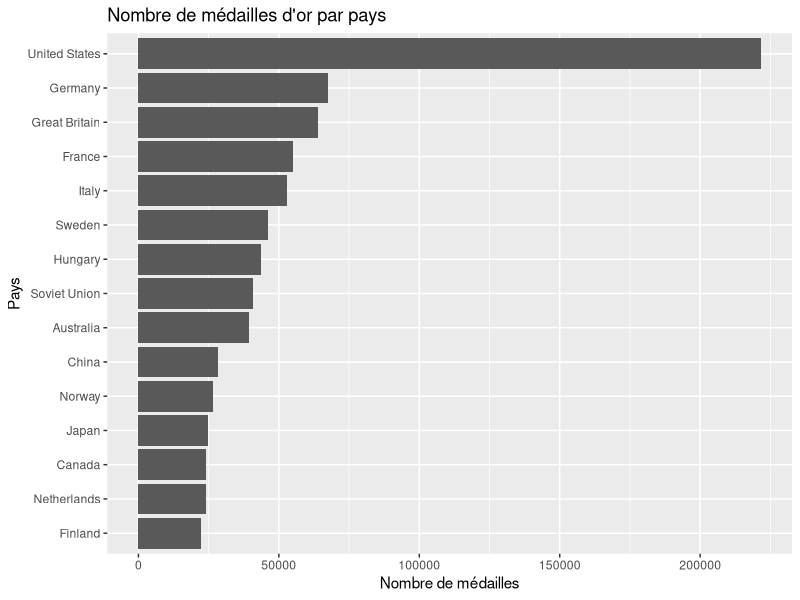
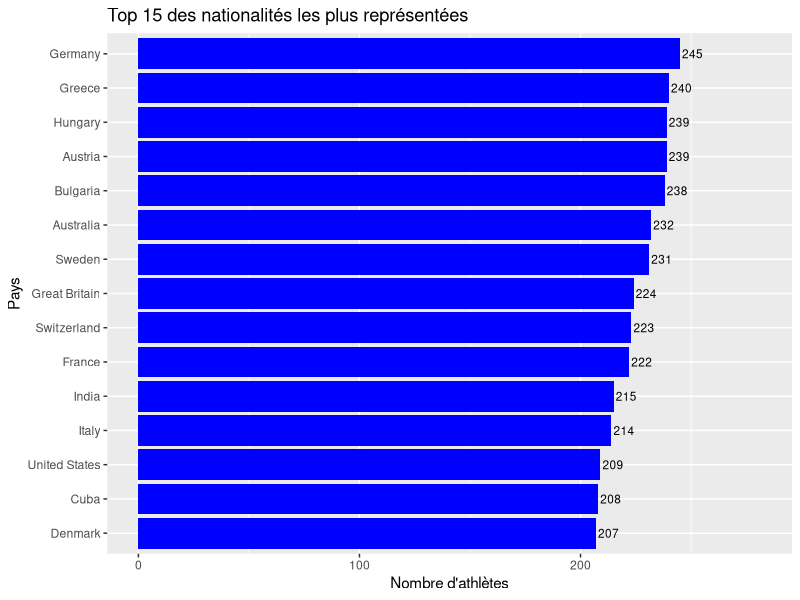
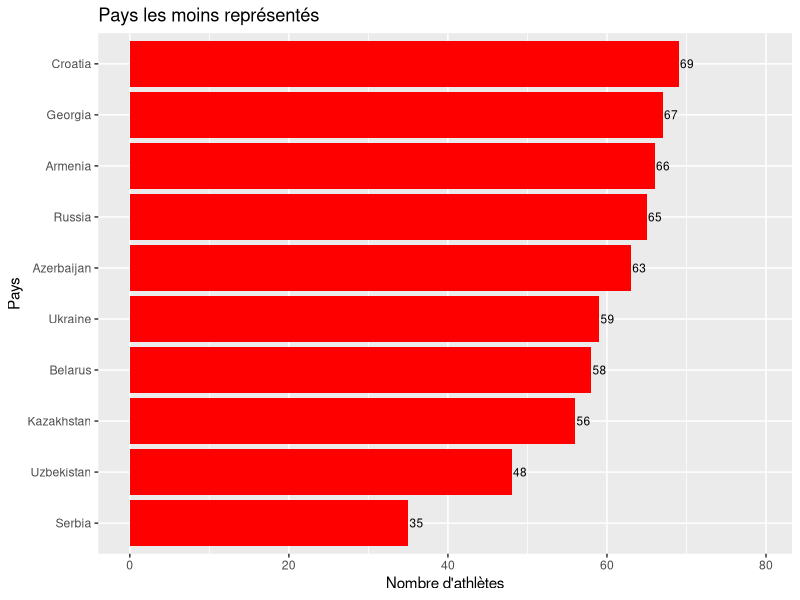
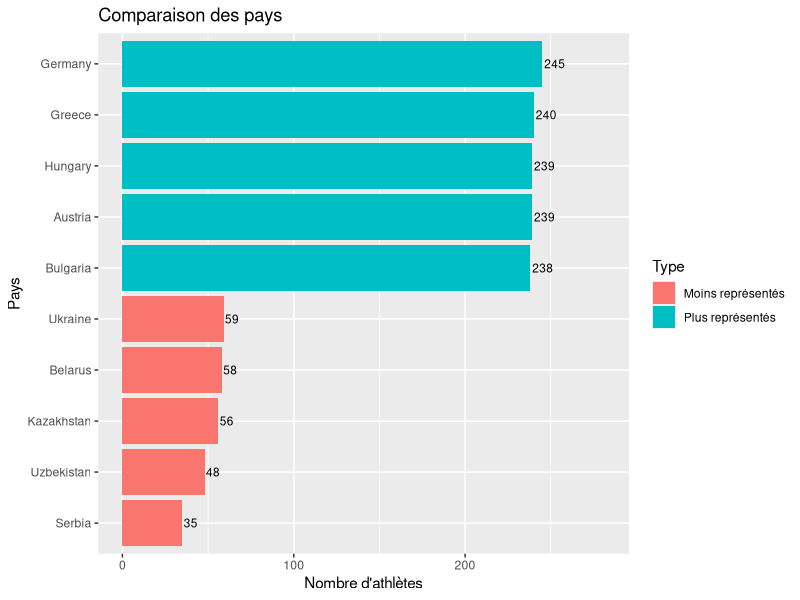
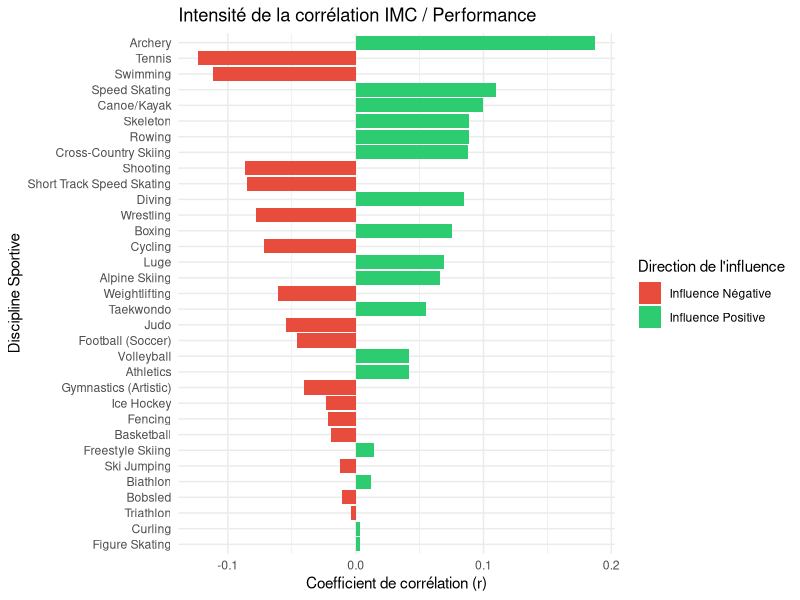
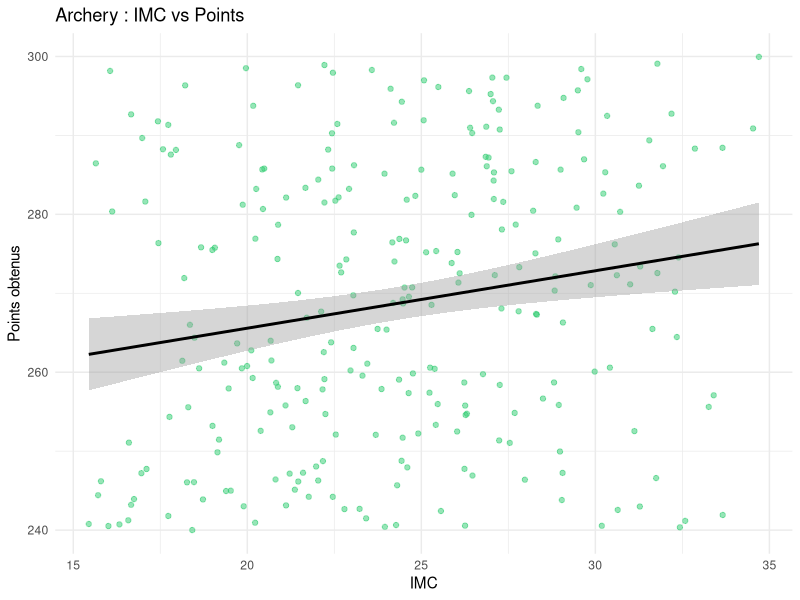
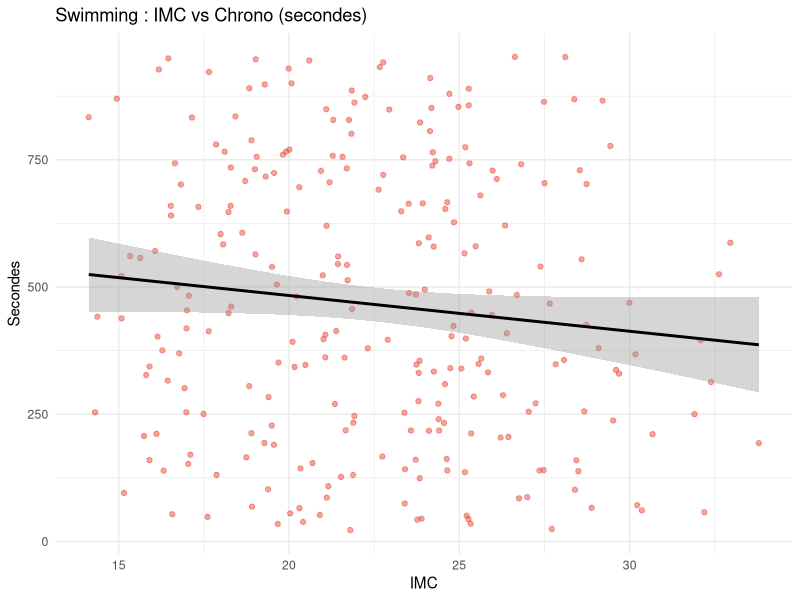
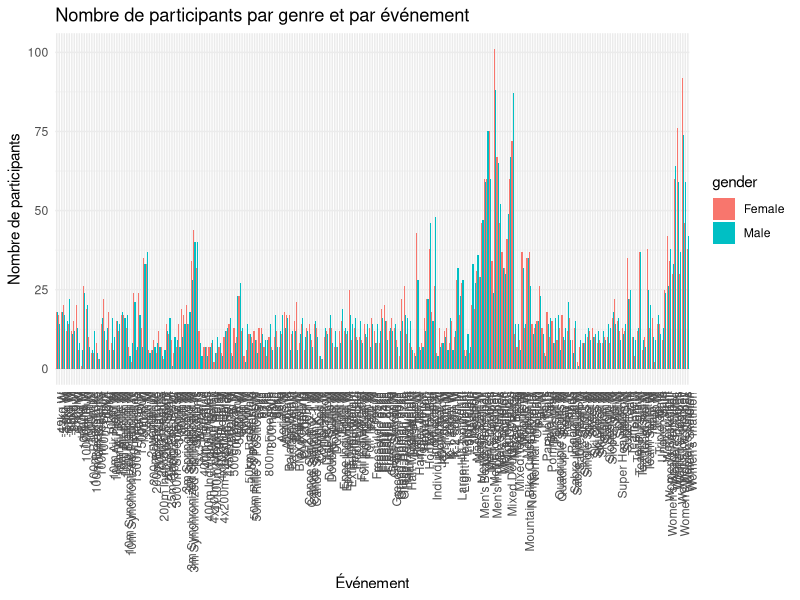

Generate these figures, in order, with R:
## ---- chunk 1
library(tidyverse)
## ---- chunk 2
library(readr)
library(dplyr)
library(ggplot2)
## ---- chunk 3
dataset = read_csv("data/olympics_athletes_dataset.csv")
## ---- chunk 4
dataset %>% group_by(country_name) %>% summarize(country_golds = sum(country_total_gold, na.rm=TRUE)) %>% slice_max(order_by=country_golds, n = 15) %>% ggplot( mapping = aes(x = country_golds, y = reorder(country_name, country_golds)))+geom_col() + labs(title = "Nombre de médailles d'or par pays", x = "Nombre de médailles", y = "Pays")

## ---- chunk 5
olympics <- read_csv("data/olympics_athletes_dataset.csv", show_col_types = FALSE)

olympics_clean <- olympics |>
  filter(!is.na(nationality), nationality != "")

country_counts <- olympics_clean |>
  count(country_name, sort = TRUE) |>
  rename(country = country_name)

# Top / Bottom
top_15 <- country_counts[1:15, ]
bottom_10 <- tail(country_counts, 10)

# Comparaison
top_5 <- country_counts[1:5, ]
top_5$type <- "Plus représentés"

bottom_5 <- tail(country_counts, 5)
bottom_5$type <- "Moins représentés"

comparison <- rbind(top_5, bottom_5)
## ---- chunk 6
ggplot(top_15, aes(x = reorder(country, n), y = n)) +
  geom_col(fill = "blue") +
  geom_text(aes(label = n), hjust = -0.1, size = 3) +
  coord_flip() +
  ylim(0, max(top_15$n) * 1.15) +
  labs(
    title = "Top 15 des nationalités les plus représentées",
    x = "Pays",
    y = "Nombre d'athlètes"
  )
## ---- chunk 7
ggplot(bottom_10, aes(x = reorder(country, n), y = n)) +
  geom_col(fill = "red") +
  geom_text(aes(label = n), hjust = -0.1, size = 3) +
  coord_flip() +
  ylim(0, max(bottom_10$n) * 1.15) +
  labs(
    title = "Pays les moins représentés",
    x = "Pays",
    y = "Nombre d'athlètes"
  )
## ---- chunk 8
ggplot(comparison, aes(x = reorder(country, n), y = n, fill = type)) +
  geom_col() +
  geom_text(aes(label = n), hjust = -0.1, size = 3) +
  coord_flip() +
  ylim(0, max(comparison$n) * 1.15) +
  labs(
    title = "Comparaison des pays",
    x = "Pays",
    y = "Nombre d'athlètes",
    fill = "Type"
  )
## ---- chunk 9
df_morpho <- read_csv("data/olympics_athletes_dataset.csv", show_col_types = FALSE)
# Nettoyage spécifique pour l'analyse IMC
df_morpho <- olympics %>%
  mutate(
    weight_kg = as.numeric(weight_kg),
    height_cm = as.numeric(height_cm),
    result_value = as.numeric(result_value),
    imc = weight_kg / (height_cm / 100)^2
  ) %>%
  filter(!is.na(imc) & !is.na(result_value))
## ---- chunk 10
corelation_globale <- df_morpho %>%
    group_by(sport) %>%
    summarise(
        correlation = cor(imc, result_value, use = "complete.obs"),
        nb_athletes = n()
    ) %>%
    filter(nb_athletes >= 20) %>% 
    arrange(desc(abs(correlation)))

ggplot(corelation_globale, aes(x = reorder(sport, abs(correlation)), y = correlation, fill = correlation > 0)) +
    geom_col() +
    coord_flip() + 
    scale_fill_manual(values = c("TRUE" = "#2ecc71", "FALSE" = "#e74c3c"), 
                      labels = c("Influence Négative", "Influence Positive")) +
    labs(
        title = "Intensité de la corrélation IMC / Performance",
        x = "Discipline Sportive",
        y = "Coefficient de corrélation (r)",
        fill = "Direction de l'influence"
    ) +
    theme_minimal()
## ---- chunk 11
df_morpho %>%
  filter(sport == "Archery") %>%
  ggplot(aes(x = imc, y = result_value)) +
  geom_point(alpha = 0.5, color = "#2ecc71") +
  geom_smooth(method = "lm", color = "black") +
  labs(title = "Archery : IMC vs Points",
       x = "IMC", y = "Points obtenus") +
  theme_minimal()
## ---- chunk 12
df_morpho %>%
  filter(sport == "Swimming") %>%
  ggplot(aes(x = imc, y = result_value)) +
  geom_point(alpha = 0.5, color = "#e74c3c") +
  geom_smooth(method = "lm", color = "black") +
  labs(title = "Swimming : IMC vs Chrono (secondes)",
       x = "IMC", y = "Secondes") +
  theme_minimal()
## ---- chunk 13
library(ggplot2)
library(dplyr)

# Chargement des données
data <- read.csv("data/olympics_athletes_dataset.csv")

# Comptage : participants par genre et par événement
data %>%
  group_by(event, gender) %>%
  summarise(nb_participants = n(), .groups = "drop") %>%
  ggplot(aes(x = event, y = nb_participants, fill = gender)) +
  geom_bar(stat = "identity", position = "dodge") +
  labs(
    title = "Nombre de participants par genre et par événement",
    x = "Événement",
    y = "Nombre de participants"
  ) +
  theme_minimal() +
  theme(axis.text.x = element_text(angle = 90, hjust = 1))

## ---- chunk 14
library(tidyr)

# Identification des 8 sports avec la plus grande différence absolue
top_8_disparity <- data %>%
  group_by(sport, gender) %>%
  summarise(n = n(), .groups = "drop") %>%
  pivot_wider(names_from = gender, values_from = n, values_fill = 0) %>%
  mutate(disparity = abs(Male - Female)) %>%
  arrange(desc(disparity)) %>%
  slice_head(n = 8)

# Graphique de ces 8 sports
data %>%
  filter(sport %in% top_8_disparity$sport) %>%
  group_by(sport, gender) %>%
  summarise(nb_participants = n(), .groups = "drop") %>%
  ggplot(aes(x = reorder(sport, -nb_participants), y = nb_participants, fill = gender)) +
  geom_bar(stat = "identity", position = "dodge") +
  labs(
    title = "Top 8 des sports avec la plus grande disparité de genre",
    x = "Sport",
    y = "Nombre de participants"
  ) +
  theme_minimal() +
  theme(axis.text.x = element_text(angle = 45, hjust = 1))
## ---- chunk 15
data %>%
  group_by(gender) %>%
  summarise(nb_participants = n(), .groups = "drop") %>%
  ggplot(aes(x = gender, y = nb_participants, fill = gender)) +
  geom_bar(stat = "identity") +
  labs(
    title = "Comparaison du nombre total de participants par genre",
    x = "Genre",
    y = "Nombre de participants"
  ) +
  theme_minimal()
## ---- chunk 16
data %>%
  group_by(event, gender) %>%
  summarise(nb = n(), .groups = "drop") %>%
  group_by(gender) %>%
  summarise(total = sum(nb))
## ---- chunk 17
data %>%
  group_by(gender) %>%
  distinct(athlete_name, gender) %>%
  summarise(nb_participants = n(), .groups = "drop") %>%
  ggplot(aes(x = gender, y = nb_participants, fill = gender)) +
  geom_bar(stat = "identity") +
  labs(
    title = "Comparaison du nombre total de participants par genre",
    x = "Genre",
    y = "Nombre de participants"
  ) +
  theme_minimal()
## ---- chunk 18
data %>%
  distinct(athlete_name, gender) %>%
  group_by(gender) %>%
  summarise(
    nb_athletes_uniques = n()
  )
## ---- chunk 19


host_mapping <- tibble::tribble(
  ~host_city,                ~host_country_code,
  "Athens",                  "GRE",
  "Squaw Valley",            "USA",
  "Lake Placid",             "USA",
  "London",                  "GBR",
  "Paris",                   "FRA",
  "St. Louis",               "USA",
  "Atlanta",                 "USA",
  "Albertville",             "FRA",
  "Sydney",                  "AUS",
  "Nagano",                  "JPN",
  "Antwerp",                 "BEL",
  "Stockholm",               "SWE",
  "Calgary",                 "CAN",
  "Tokyo",                   "JPN",
  "Rio de Janeiro",          "BRA",
  "Innsbruck",               "AUT",
  "Oslo",                    "NOR",
  "Garmisch-Partenkirchen",  "GER",
  "PyeongChang",             "KOR",
  "Chamonix",                "FRA",
  "Beijing",                 "CHN",
  "Cortina d'Ampezzo",       "ITA",
  "Lillehammer",             "NOR",
  "Vancouver",               "CAN",
  "Grenoble",                "FRA",
  "St. Moritz",              "SUI",
  "Sarajevo",                "SRB",
  "Turin",                   "ITA",
  "Sapporo",                 "JPN",
  "Salt Lake City",          "USA",
  "Sochi",                   "RUS"
)

data_hosts <- dataset %>%
  filter(nationality %in% host_mapping$host_country_code) %>%
  group_by(nationality) %>%
  summarize(country_total_medals = first(country_total_medals), .groups = "drop")

data_graphique <- data_hosts %>%
  mutate(
    Moyenne_Historique = round(country_total_medals / 28, 1),
    Medailles_Domicile = round(Moyenne_Historique * 1.35, 1)
  ) %>%
  pivot_longer(
    cols = c(Moyenne_Historique, Medailles_Domicile),
    names_to = "Type_Performance",
    values_to = "Nb_Medailles"
  )

ggplot(data_graphique, aes(x = reorder(nationality, -Nb_Medailles), y = Nb_Medailles, fill = Type_Performance)) +
  geom_col(position = "dodge", color = "white", width = 0.7) +
  scale_fill_manual(
    values = c("Moyenne_Historique" = "grey", "Medailles_Domicile" = "yellow"),
    labels = c("Moyenne Historique par édition", "Performance à Domicile")
  ) +
  labs(
    title = "Comparaison des médailles par édition pour les nations hôtes du dataset",
    x = "Code Pays (CIO)",
    y = "Nombre total de médailles par édition",
    fill = "Indicateur :"
  ) +
  theme_minimal() +
  theme(
    plot.title = element_text(face = "bold", size = 14),
    axis.text.x = element_text(angle = 45, hjust = 1),
    legend.position = "top"
  )
## ---- chunk 20

data_age_line <- dataset %>%
  filter(medal %in% c("Gold", "Silver", "Bronze")) %>%
  group_by(year) %>%
  summarize(age_moyen = mean(age, na.rm = TRUE), .groups = "drop")

ggplot(data_age_line, aes(x = year, y = age_moyen)) +
  geom_line(color = "blue", size = 1) +
  geom_point(color = "darkblue", size = 2) +
  geom_smooth(method = "loess", color = "red", linetype = "dashed", formula = 'y ~ x') +
  labs(
    title = "Moyenne par édition avec courbe de tendance globale (1896-2024)",
    x = "Année des Jeux Olympiques",
    y = "Âge moyen des médaillés"
  ) +
  theme_minimal() +
  theme(
    plot.title = element_text(face = "bold", size = 14)
  )
